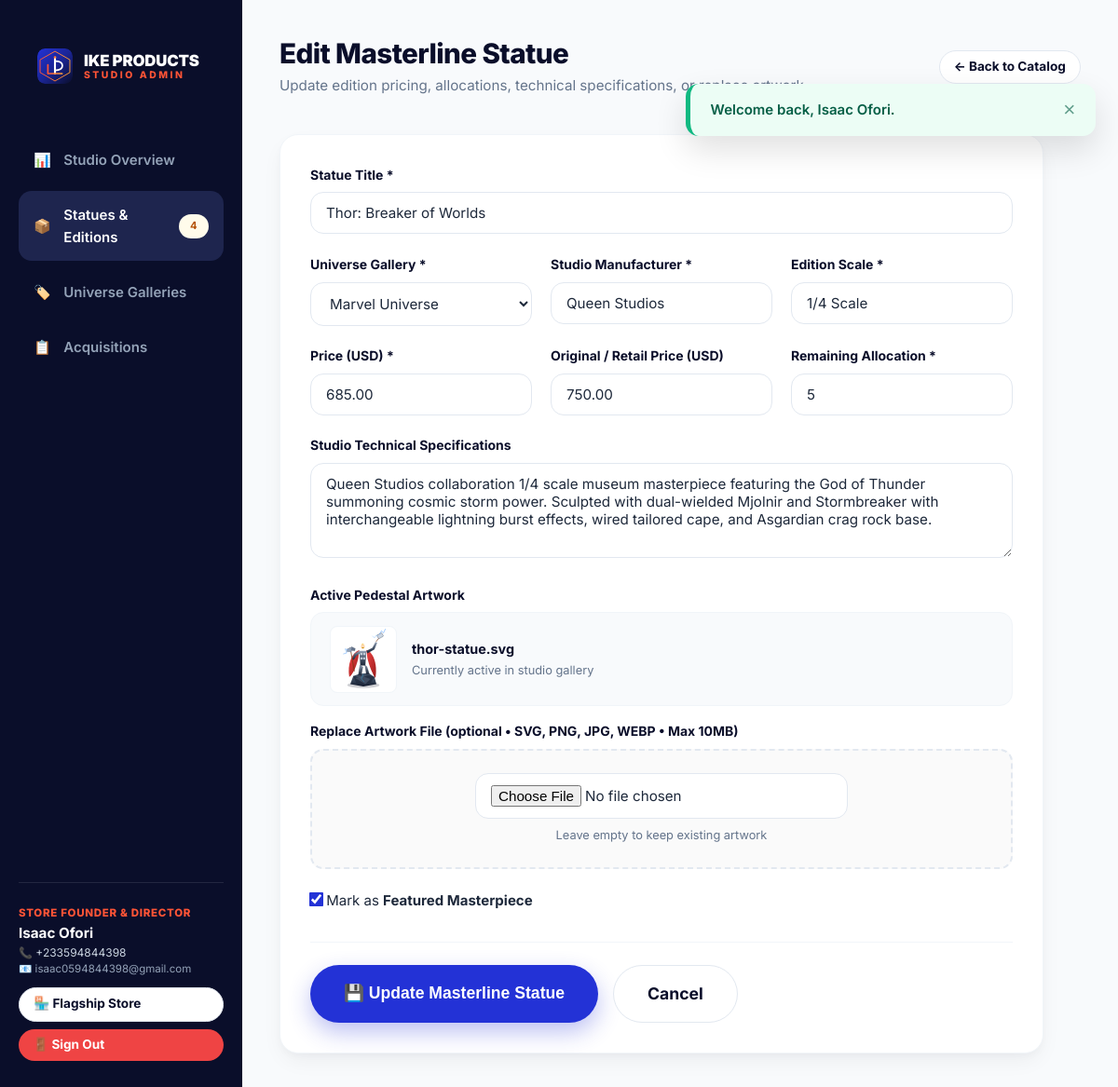
Page /admin/product-edit.php?id=2 (signed in) on the committed database.
### tables this page shows
CREATE TABLE `products` (
  `id` INT AUTO_INCREMENT PRIMARY KEY,
  `category_id` INT NOT NULL,
  `name` VARCHAR(150) NOT NULL,
  `description` TEXT DEFAULT NULL,
  `price` DECIMAL(10,2) NOT NULL,
  `original_price` DECIMAL(10,2) DEFAULT NULL,
  `brand` VARCHAR(100) DEFAULT 'Prime 1 Studio',
  `scale` VARCHAR(50) DEFAULT '1/4 Scale',
  `rating` DECIMAL(2,1) DEFAULT 4.9,
  `reviews_count` INT DEFAULT 1,
  `stock_quantity` INT NOT NULL DEFAULT 0,
  `image` VARCHAR(255) DEFAULT 'default-product.svg',
  `is_featured` TINYINT(1) DEFAULT 0,
  `created_at` TIMESTAMP DEFAULT CURRENT_TIMESTAMP,
  FOREIGN KEY (`category_id`) REFERENCES `categories`(`id`) ON DELETE CASCADE
);

CREATE TABLE `categories` (
  `id` INT AUTO_INCREMENT PRIMARY KEY,
  `name` VARCHAR(100) NOT NULL,
  `slug` VARCHAR(100) NOT NULL UNIQUE,
  `description` TEXT DEFAULT NULL,
  `created_at` TIMESTAMP DEFAULT CURRENT_TIMESTAMP
);

### config/functions.php (called while the page is built, shortened)
<?php
function sanitize($value) {
    return htmlspecialchars(trim((string)$value), ENT_QUOTES, 'UTF-8');
}
function get_product_image($image) {
    $image = trim((string)$image);
    if ($image !== '' && $image !== 'default-product.jpg' && $image !== 'default-product.svg') {
        $uploadPath = __DIR__ . '/../uploads/products/' . $image;
        if (file_exists($uploadPath)) {
            return BASE_URL . '/uploads/products/' . rawurlencode($image);
        }
    }
    return BASE_URL . '/assets/images/default-product.svg';
}

### admin/product-edit.php (the view, shortened to what this page needs)
<?php
require_once __DIR__ . '/includes/admin_header.php';
$product_id = (int)($_GET['id'] ?? 0);
$stmt = $db->prepare("SELECT * FROM products WHERE id = ?");
$stmt->execute([$product_id]);
$product = $stmt->fetch();
$cat_stmt = $db->query("SELECT * FROM categories ORDER BY name ASC");
$categories = $cat_stmt->fetchAll();
$name           = $product['name'];
$category_id    = $product['category_id'];
$price          = $product['price'];
$original_price = $product['original_price'] ?? '';
$brand          = $product['brand'] ?? 'Prime 1 Studio';
$scale          = $product['scale'] ?? '1/4 Scale';
$stock_quantity = $product['stock_quantity'];
$description    = $product['description'];
$is_featured    = $product['is_featured'];
?>
<div class="admin-topbar">
    <div>
        <h1 style="font-size: 1.85rem; margin-bottom: 0.25rem;">Edit Masterline Statue</h1>
        <p style="color: var(--text-muted); font-size: 0.95rem;">Update edition pricing, allocations, technical specifications, or replace artwork.</p>
    </div>
    <a href="<?= BASE_URL ?>/admin/products.php" class="btn btn-secondary btn-pill btn-sm">
        &larr; Back to Catalog
    </a>
</div>
<div class="card" style="max-width: 820px;">
    <form method="POST" action="<?= BASE_URL ?>/admin/product-edit.php?id=<?= $product_id ?>" enctype="multipart/form-data" data-validate>
        <div class="form-group">
            <label class="form-label" for="name">Statue Title *</label>
            <input type="text" name="name" id="name" class="form-control" value="<?= sanitize($name) ?>" required>
        </div>
        <div class="form-row">
            <div class="form-group">
                <label class="form-label" for="category_id">Universe Gallery *</label>
                <select name="category_id" id="category_id" class="form-control" required>
                    <?php foreach ($categories as $cat): ?>
                        <option value="<?= $cat['id'] ?>" <?= (int)$category_id === (int)$cat['id'] ? 'selected' : '' ?>>
                            <?= sanitize($cat['name']) ?>
                        </option>
                    <?php endforeach; ?>
                </select>
            </div>
            <div class="form-group">
                <label class="form-label" for="brand">Studio Manufacturer *</label>
                <input type="text" name="brand" id="brand" class="form-control" value="<?= sanitize($brand) ?>" placeholder="Prime 1 Studio / Queen Studios" required>
            </div>
            <div class="form-group">
                <label class="form-label" for="scale">Edition Scale *</label>
                <input type="text" name="scale" id="scale" class="form-control" value="<?= sanitize($scale) ?>" placeholder="1/4 Scale, 1/6 Diecast" required>
            </div>
        </div>
        <div class="form-row">
            <div class="form-group">
                <label class="form-label" for="price">Price (USD) *</label>
                <input type="number" step="0.01" min="0.01" name="price" id="price" class="form-control" value="<?= sanitize($price) ?>" required>
            </div>
            <div class="form-group">
                <label class="form-label" for="original_price">Original / Retail Price (USD)</label>
                <input type="number" step="0.01" min="0.01" name="original_price" id="original_price" class="form-control" value="<?= sanitize($original_price) ?>" placeholder="e.g. 799.00 (optional)">
            </div>
            <div class="form-group">
                <label class="form-label" for="stock_quantity">Remaining Allocation *</label>
                <input type="number" min="0" name="stock_quantity" id="stock_quantity" class="form-control" value="<?= sanitize($stock_quantity) ?>" required>
            </div>
        </div>
        <div class="form-group">
            <label class="form-label" for="description">Studio Technical Specifications</label>
            <textarea name="description" id="description" rows="4" class="form-control"><?= sanitize($description) ?></textarea>
        </div>
        <div class="form-group">
            <label class="form-label">Active Pedestal Artwork</label>
            <div style="display: flex; align-items: center; gap: 1rem; margin-bottom: 1rem; background: #f8fafc; padding: 0.85rem 1.25rem; border-radius: var(--radius-md); border: 1px solid var(--border);">
                <img src="<?= get_product_image($product['image']) ?>" alt="Current Artwork" style="width: 72px; height: 72px; border-radius: 8px; border: 1px solid var(--border); object-fit: contain; background: #ffffff;">
                <div>
                    <div style="font-size: 0.9rem; font-weight: 700; color: var(--dark);"><?= sanitize($product['image']) ?></div>
                    <div style="font-size: 0.8rem; color: var(--text-muted); margin-top: 2px;">Currently active in studio gallery</div>
                </div>
            </div>
            <label class="form-label" for="productImage">Replace Artwork File (optional &bull; SVG, PNG, JPG, WEBP &bull; Max 10MB)</label>
            <div style="border: 2px dashed var(--border-dark); border-radius: var(--radius-md); padding: 1.5rem; background: #fafafa; text-align: center;">
                <input type="file" name="image" id="productImage" class="form-control" accept=".jpg,.jpeg,.png,.webp,.svg" style="max-width: 400px; margin: 0 auto;">
                <p style="font-size: 0.8rem; color: var(--text-muted); margin-top: 0.5rem;">Leave empty to keep existing artwork</p>
            </div>
        </div>
        <div class="form-group">
            <label class="form-check" style="cursor: pointer;">
                <input type="checkbox" name="is_featured" value="1" <?= $is_featured ? 'checked' : '' ?> style="transform: scale(1.2); accent-color: var(--primary);">
                <span>Mark as <strong>Featured Masterpiece</strong></span>
            </label>
        </div>
        <div style="display: flex; gap: 1rem; margin-top: 2rem; border-top: 1px solid var(--border); padding-top: 1.5rem;">
            <button type="submit" class="btn btn-primary btn-pill btn-lg">
                💾 Update Masterline Statue
            </button>
            <a href="<?= BASE_URL ?>/admin/products.php" class="btn btn-secondary btn-pill btn-lg">Cancel</a>
        </div>
    </form>
</div>
<?php require_once __DIR__ . '/includes/admin_footer.php'; ?>

### assets/css/style.css (style rules this page uses)
:root { --primary: #2332D6; --primary-hover: #1b26b3; --primary-light: #eef2ff; --accent: #FF5436; --accent-hover: #e84326; --accent-light: #fff1ee; --dark: #0A0E2A; --dark-surface: #12183a; --text: #1e293b; --text-muted: #64748b; --text-subtle: #94a3b8; --border: #f1f5f9; --border-dark: #e2e8f0; --bg: #f8fafc; --surface: #ffffff; --success: #10b981; --success-bg: #ecfdf5; --warning: #f59e0b; --warning-bg: #fffbeb; --danger: #ef4444; --danger-bg: #fef2f2; --info: #0284c7; --radius-sm: 8px; --radius-md: 14px; --radius-lg: 20px; --radius-xl: 28px; --radius-pill: 9999px; --shadow-sm: 0 2px 4px rgba(0, 0, 0, 0.04); --shadow-card: 0 10px 25px -4px rgba(10, 14, 42, 0.06), 0 4px 10px -2px rgba(10, 14, 42, 0.03); --shadow-hover: 0 20px 35px -5px rgba(35, 50, 214, 0.12), 0 8px 15px -3px rgba(0, 0, 0, 0.06); --shadow-accent: 0 10px 25px rgba(255, 84, 54, 0.35); --shadow-blue: 0 10px 25px rgba(35, 50, 214, 0.3); --font: 'Inter', -apple-system, BlinkMacSystemFont, 'Segoe UI', Roboto, sans-serif; --transition: all 0.25s cubic-bezier(0.16, 1, 0.3, 1); }
*, *::before, *::after { box-sizing: border-box; margin: 0; padding: 0; }
body { font-family: var(--font); font-size: 15px; line-height: 1.6; color: var(--text); background-color: var(--bg); min-height: 100vh; display: flex; flex-direction: column; overflow-x: hidden; }
a { color: var(--primary); text-decoration: none; transition: var(--transition); }
img { max-width: 100%; height: auto; display: block; }
h1, h2, h3, h4, h5, h6 { color: var(--dark); font-weight: 800; line-height: 1.2; letter-spacing: -0.02em; }
.btn { display: inline-flex; align-items: center; justify-content: center; gap: 0.5rem; padding: 0.75rem 1.6rem; font-size: 0.95rem; font-weight: 700; border-radius: var(--radius-md); border: none; cursor: pointer; transition: var(--transition); text-align: center; text-decoration: none; }
.btn-pill { border-radius: var(--radius-pill); }
.btn-primary { background-color: var(--primary); color: white !important; box-shadow: var(--shadow-blue); }
.btn-secondary { background-color: #ffffff; color: var(--dark) !important; border: 1px solid var(--border-dark); }
.btn-sm { padding: 0.4rem 0.95rem; font-size: 0.85rem; border-radius: var(--radius-pill); }
.btn-lg { padding: 1rem 2.25rem; font-size: 1.1rem; border-radius: var(--radius-pill); }
.card { background: var(--surface); border: 1px solid var(--border); border-radius: var(--radius-lg); padding: 2rem; box-shadow: var(--shadow-card); }
.form-group { margin-bottom: 1.35rem; }
.form-label { display: block; font-size: 0.875rem; font-weight: 700; color: var(--dark); margin-bottom: 0.45rem; }
.form-control { width: 100%; padding: 0.75rem 1rem; font-size: 0.95rem; font-family: inherit; color: var(--text); background-color: var(--surface); border: 1.5px solid var(--border-dark); border-radius: var(--radius-md); transition: var(--transition); }
.form-row { display: grid; grid-template-columns: repeat(auto-fit, minmax(220px, 1fr)); gap: 1.25rem; }
.admin-topbar { display: flex; align-items: center; justify-content: space-between; margin-bottom: 2.5rem; flex-wrap: wrap; gap: 1rem; }

### rows in the picture
products: name "Thor: Breaker of Worlds", category_id "Marvel Universe", brand "Queen Studios", scale "1/4 Scale", price "685.00", original_price "750.00", stock_quantity "5", description "Queen Studios collaboration 1/4 scale museum masterpiece featuring the God of Thunder summoning cosmic storm power. Sculpted with dual-wielded Mjolnir and Stormbreaker with interchangeable lightning burst effects, wired tailored cape, and Asgardian crag rock base.", image (picture), image "thor-statue.svg", is_featured "☑"

### other values in the picture
$low_stock_count "4"
$_SESSION['user_name'] "Isaac Ofori"
$flash['message'] "Welcome back, Isaac Ofori."
